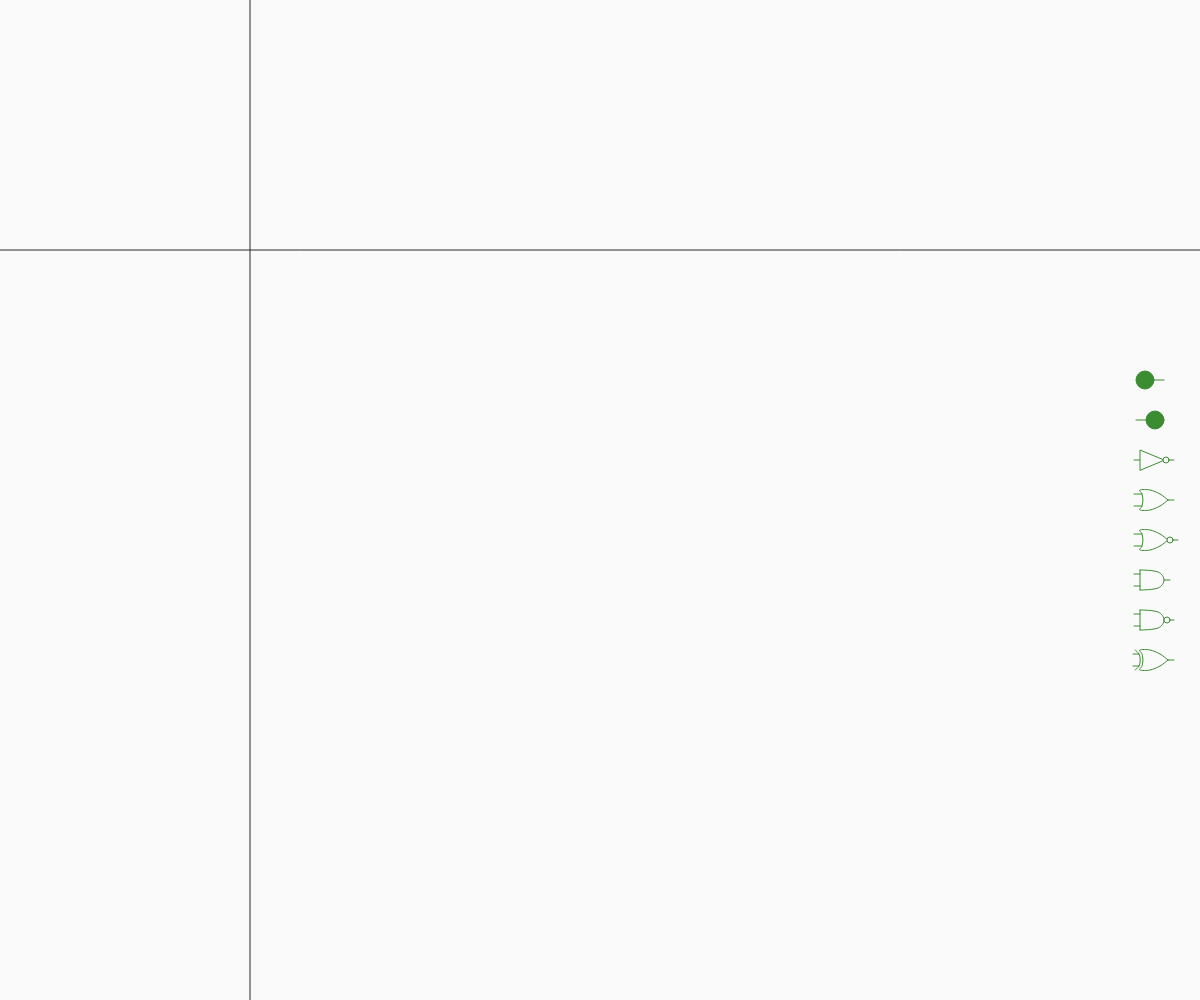
Frame 1 (no input)
Frame 60 (no input): identical to frame 1, image omitted
Frame 120 (the mouse pressed at the canvas centre since frame 60): identical to frame 1, image omitted

The p5.js sketch that drew this single still picture (run headless with seeded random() and noise() and a simulated clock; from frame 60 on, the mouse is pressed at the canvas centre):

// p5.js sketch
// ── sketch.js
let Components = [];
let Connections = [];
let Jumpers = [];
let worldMouse;
let tool;
let toolComponent;
let inNodes = [];
let focusNode = null;
let selectedNode = null;
let focusComponent = null;

function setup() {
  UI.size.x = windowWidth;
  UI.size.y = windowHeight;
  UI.setup();
  this.isImmediateDrawing = false;
  UI.zoom = 3;
  UI.view.x = 250/3;
  UI.view.y = 250/3;
  tool = "free";
  worldMouse = new p5.Vector();
  textSize(3);
}

function drawJumpers(){
  push();
  curveTightness(0.6);
  noFill();
  strokeWeight(0.5);
  for(let i=0; i<Jumpers.length; i++){
    beginShape();
    curveVertex(Jumpers[i][0][0], Jumpers[i][0][1]);
      for(let j=0; j<Jumpers[i].length; j++){
        curveVertex(Jumpers[i][j][0], Jumpers[i][j][1]);
      }
    if(i==Jumpers.length-1 && selectedNode != null){
      curveVertex(worldMouse.x, worldMouse.y);
      curveVertex(worldMouse.x, worldMouse.y);
    }
    else {
      curveVertex(Jumpers[i][Jumpers[i].length-1][0], Jumpers[i][Jumpers[i].length-1][1]);
    }
    endShape();
  }
  curveTightness(0);
  pop();
}
function parseNodes(){
  focusNode = null;
  push();
  strokeWeight(3.5/UI.zoom);
  textSize(15/UI.zoom);
  fill(255);
  for(let i=0; i<Components.length; i++){
    for(let j=0; j<Components[i].inPins.length; j++){
      if((Components[i].inPins[j].x-worldMouse.x)**2+(Components[i].inPins[j].y-worldMouse.y)**2<10){
        focusNode = Components[i].inPins[j];
      }
      text(Components[i].inPins[j].value, Components[i].inPins[j].x-1.5, Components[i].inPins[j].y-0.75);
    }
    for(let j=0; j<Components[i].outPins.length; j++){
      if((Components[i].outPins[j].x-worldMouse.x)**2+(Components[i].outPins[j].y-worldMouse.y)**2<10){
        focusNode = Components[i].outPins[j];
      }
      text(Components[i].outPins[j].value, Components[i].outPins[j].x-1.5, Components[i].outPins[j].y-0.75);
    }
  }
  pop();
}
function draw() {
  background(250);
  push();
  UI.update();
  UI.showAxes();
  UI.screenToCoordsXY(mouseX, mouseY, worldMouse);
  
  focusNode = null;
  focusComponent = null;
  for(let i=0; i<Components.length; i++){
    Components[i].draw();
    if(Components[i].inPins.length == 0){
      if(Components[i].isFocus()){
        focusComponent = Components[i];
      }
    }
    else Components[i].compute();
  }
  drawJumpers();
  
  parseNodes();
  
  if(focusNode != null){
    circle(focusNode.x, focusNode.y, 1.5);
  }
  push();
  noFill();
  strokeWeight(0.5);
  if(selectedNode != null){
    circle(selectedNode.x, selectedNode.y, 2);
  }
  pop();
  
  for(let i=0; i<Connections.length; i++){
    if(!Connections[i][1]) break;
    if(Connections[i][0].type==0){
      Connections[i][0].value = Connections[i][1].value;
    }
    else {
      Connections[i][1].value = Connections[i][0].value;
    }
  }
  
  //Drawing current tool
  if(tool != "free") {
      toolComponent.cx = worldMouse.x;
      toolComponent.cy = worldMouse.y;
      toolComponent.draw();
  }
  pop();
  
  drawToolbar();
}

function keyPressed(){
  if(keyCode==78){
    tool = not;
    toolComponent = new tool(0, 0);
  }
  else if(keyCode==79){
    tool = or;
    toolComponent = new tool(0, 0);
  }
  else if(keyCode==65){
    tool = and;
    toolComponent = new tool(0, 0);
  }
  else if(keyCode==88){
    tool = xor;
    toolComponent = new tool(0, 0);
  }
  else if(keyCode==73){
    tool = inNode;
  }
}
function mousePressed(event){
  if(focusTool != null){
      tool = focusTool;
      toolComponent = new tool(0, 0);
  }
  else if(event.button==0){
    //Placing elements
    if(tool != "free"){
      Components.push(new tool(worldMouse.x, worldMouse.y));
    }
    tool = "free";
    //Setting jumpers
    if(selectedNode != null){
      if(focusNode == null){
        Jumpers.at(-1).push([worldMouse.x, worldMouse.y]);
      }
      else{
        if(focusNode==selectedNode){
          Jumpers.pop();
          Connections.pop();
          selectedNode = null;
          focusNode = null;
        }
        else{
          Jumpers.at(-1).push([focusNode.x, focusNode.y]);
          Connections.at(-1).push(focusNode);
          selectedNode = null;
          focusNode = null;
        }
      }
    }
    if(focusNode != null) {
      selectedNode = focusNode;
      Jumpers.push([[selectedNode.x, selectedNode.y]]);
      Connections.push([selectedNode]);
    }
    if(focusComponent != null){
      focusComponent.act();
    }
  }
}
// ── Elements.js
class node {
  constructor(x, y, type){
    this.x = x;
    this.y = y;
    this.value = 0;
    this.type = type;
  }
}

class not {
  constructor(cx, cy){
    this.cx = cx; this.cy = cy;
    this.inPins = [new node(cx-8, cy, 0)];
    this.outPins = [new node(cx+12, cy, 1)];
  }
  draw(){
    push();
    translate(this.cx, this.cy);
    strokeWeight(0.5);
    line(-8, 0, 12, 0);
    fill(250);
    triangle(-5, 5, -5, -5, 7, 0);
    circle(8, 0, 3);
    pop();
  }
  compute(){
    this.outPins[0].value = int(!this.inPins[0].value);
  }
}
class or {
  constructor(cx, cy){
    this.cx = cx; this.cy = cy;
    this.inPins = [new node(cx-8, cy-3, 0), new node(cx-8, cy+3, 0)];
    this.outPins = [new node(cx+12, cy, 1)];
  }
  draw(){
    push();
    translate(this.cx, this.cy);
    strokeWeight(0.5);
    fill(250);
    beginShape();
    curveVertex(9, 0);
    curveVertex(9, 0);
    curveVertex(5, -3);
    curveVertex(0, -5);
    curveVertex(-5, -5);
    curveVertex(-4, -3);
    curveVertex(-3.55, 0);
    curveVertex(-4, 3);
    curveVertex(-5, 5);
    curveVertex(0, 5);
    curveVertex(5, 3);
    curveVertex(9, 0);
    curveVertex(9, 0);
    endShape();
    line(-8, -3, -4, -3);
    line(-8, 3, -4, 3);
    line(9, 0, 12, 0);
    pop();
  }
  compute(){
    this.outPins[0].value = int(this.inPins[0].value || this.inPins[1].value);
  }
}
class nor {
  constructor(cx, cy){
    this.cx = cx; this.cy = cy;
    this.inPins = [new node(cx-8, cy-3, 0), new node(cx-8, cy+3, 0)];
    this.outPins = [new node(cx+14, cy, 1)];
  }
  draw(){
    push();
    translate(this.cx, this.cy);
    strokeWeight(0.5);
    fill(250);
    beginShape();
    curveVertex(9, 0);
    curveVertex(9, 0);
    curveVertex(5, -3);
    curveVertex(0, -5);
    curveVertex(-5, -5);
    curveVertex(-4, -3);
    curveVertex(-3.55, 0);
    curveVertex(-4, 3);
    curveVertex(-5, 5);
    curveVertex(0, 5);
    curveVertex(5, 3);
    curveVertex(9, 0);
    curveVertex(9, 0);
    endShape();
    line(-8, -3, -4, -3);
    line(-8, 3, -4, 3);
    line(9, 0, 14, 0);
    circle(10, 0, 3);
    pop();
  }
  compute(){
    this.outPins[0].value = int(!(this.inPins[0].value || this.inPins[1].value));
  }
}
class xor {
  constructor(cx, cy){
    this.cx = cx; this.cy = cy;
    this.inPins = [new node(cx-8, cy-3, 0), new node(cx-8, cy+3, 0)];
    this.outPins = [new node(cx+12, cy, 1)];
  }
  draw(){
    push();
    translate(this.cx, this.cy);
    strokeWeight(0.5);
    noFill();
    beginShape();
    curveVertex(-7.5, -4);
    curveVertex(-7.5, -5);
    curveVertex(-5.5, -3);
    curveVertex(-4.9, 0);
    curveVertex(-5.5, 3);
    curveVertex(-7.5, 5);
    curveVertex(-7.5, 4);
    endShape();
    fill(250);
    beginShape();
    curveVertex(9, 0);
    curveVertex(9, 0);
    curveVertex(5, -3);
    curveVertex(0, -5);
    curveVertex(-5, -5);
    curveVertex(-4, -3);
    curveVertex(-3.55, 0);
    curveVertex(-4, 3);
    curveVertex(-5, 5);
    curveVertex(0, 5);
    curveVertex(5, 3);
    curveVertex(9, 0);
    curveVertex(9, 0);
    endShape();
    line(-8.5, -3, -5.5, -3);
    line(-8.5, 3, -5.5, 3);
    line(9, 0, 12, 0);
    pop();
  }
  compute(){
    this.outPins[0].value = int(this.inPins[0].value ^ this.inPins[1].value);
  }
}
class and {
  constructor(cx, cy){
    this.cx = cx; this.cy = cy;
    this.inPins = [new node(cx-8, cy-3, 0), new node(cx-8, cy+3, 0)];
    this.outPins = [new node(cx+10, cy, 1)];
  }
  draw(){
    push();
    translate(this.cx, this.cy);
    strokeWeight(0.5);
    fill(250);
    beginShape();
    curveVertex(-6, -4);
    curveVertex(-5, -5);
    curveVertex(4, -4);
    curveVertex(7, 0);
    curveVertex(4, 4);
    curveVertex(-5, 5);
    curveVertex(-6, 4);
    endShape();
    line(-5, -5, -5, 5);
    line(-8, -3, -5, -3);
    line(-8, 3, -5, 3);
    line(7, 0, 10, 0);
    pop();
  }
  compute(){
    this.outPins[0].value = int(this.inPins[0].value && this.inPins[1].value);
  }
}
class nand {
  constructor(cx, cy){
    this.cx = cx; this.cy = cy;
    this.inPins = [new node(cx-8, cy-3, 0), new node(cx-8, cy+3, 0)];
    this.outPins = [new node(cx+12, cy, 1)];
  }
  draw(){
    push();
    translate(this.cx, this.cy);
    strokeWeight(0.5);
    fill(250);
    beginShape();
    curveVertex(-6, -4);
    curveVertex(-5, -5);
    curveVertex(4, -4);
    curveVertex(7, 0);
    curveVertex(4, 4);
    curveVertex(-5, 5);
    curveVertex(-6, 4);
    endShape();
    line(-5, -5, -5, 5);
    line(-8, -3, -5, -3);
    line(-8, 3, -5, 3);
    line(7, 0, 12, 0);
    circle(8.5, 0, 3);
    pop();
  }
  compute(){
    this.outPins[0].value = int(!(this.inPins[0].value && this.inPins[1].value));
  }
}

class inNode {
  constructor(cx, cy){
    this.cx = cx; this.cy = cy;
    this.inPins = [];
    this.outPins = [new node(cx+7, cy, 1)];
  }
  draw(){
    push();
    translate(this.cx, this.cy);
    if(this.outPins[0].value) fill(40);
    else fill(250);
    stroke(40);
    strokeWeight(1);
    circle(-5, 0, 7);
    line(-1.5, 0, 7, 0);
    pop();
  }
  isFocus(){
    if((this.cx - 5 - worldMouse.x)**2+(this.cy - worldMouse.y)**2<16){
      noFill();
      circle(this.cx - 5, this.cy, 10);
      fill(40);
      return true; 
    }
    return false;
  }
  act(){
    this.outPins[0].value = int(!this.outPins[0].value);
  }
}
class outNode {
  constructor(cx, cy){
    this.cx = cx; this.cy = cy;
    this.inPins = [new node(cx-7, cy, 0)];
    this.outPins = [];
  }
  draw(){
    push();
    translate(this.cx, this.cy);
    if(this.inPins[0].value) fill(40);
    else fill(250);
    stroke(40);
    strokeWeight(1);
    circle(5, 0, 7);
    line(-7, 0, 1.5, 0);
    pop();
  }
  compute(){
    
  }
}
// ── UI.js
let dt;
let focusTool;

const UI = {
  //Parameters
  view: new p5.Vector(250, 250),
  origin: new p5.Vector(250, 250),
  size: new p5.Vector(500, 500),
  frameRate: 100,
  bg_color: 250,
  font: "Roboto Mono",
  clearflags: true,
  tx: 0,
  ty: 0,
  zoom: 1,
  scrollDelta: new p5.Vector(0, 0),
  isStatic: false,
  time: 0,

  setup() {
    createCanvas(this.size.x, this.size.y);
    this.origin.x = this.size.x/2;
    this.origin.y = this.size.y/2;
    frameRate(this.frameRate);
    background(this.bg_color);
    textFont(this.font);
    dt = 1/this.frameRate;
    stroke(40);
    fill(40);
  },

  update() {
    this.time += dt;
    this.origin.x = this.view.x + this.tx / this.zoom;
    this.origin.y = this.view.y + this.ty / this.zoom;
    scale(this.zoom);
    translate(
      this.view.x + this.tx / this.zoom,
      this.view.y + this.ty / this.zoom
    );
  },

  showAxes() {
    if(this.clearflags == false) { return; }
    push();
    stroke(40, 40, 40);
    strokeWeight(1 / this.zoom);
    line(-this.origin.x, 0, this.size.x / this.zoom - this.origin.x, 0);
    line(0, -this.origin.y, 0, this.size.y / this.zoom - this.origin.y);
    pop();
  },
  
  showFrameRate(){
    if(this.clearflags == false) { return; }
    push();
    translate(-this.origin.x, -this.origin.y);
    scale(1/this.zoom);
    textSize(20);
    strokeWeight(0.25);
    text(floor(frameRate()), 
         this.size.x-50, 
         30);
    pop();
  },

  screenToCoords(vec) {
    let vecr = vec.copy();
    vecr.x = vecr.x / this.zoom - this.origin.x;
    vecr.y = vecr.y / this.zoom - this.origin.y;
    return vecr;
  },
  
  screenToCoordsXY(x, y, vecr) {
    vecr.x = x;
    vecr.y = y;
    vecr.x = x / this.zoom - this.origin.x;
    vecr.y = y / this.zoom - this.origin.y;
  }
};

function mouseWheel() {
  s = -event.deltaY > 0 ? 1.05 : 0.95;
  UI.zoom *= s;
  UI.tx = mouseX * (1 - s) + UI.tx * s;
  UI.ty = mouseY * (1 - s) + UI.ty * s;
  return false;
}

function mouseDragged() {
  if (mouseButton == LEFT && UI.isStatic == false) {
    UI.view.x += (winMouseX - pwinMouseX) / UI.zoom;
    UI.view.y += (winMouseY - pwinMouseY) / UI.zoom;
  }
}

function drawNotGate(cx, cy, color = [60, 140, 50], s=2){
  push();
  translate(cx, cy);
  scale(s);
  stroke(color);
  strokeWeight(0.5);
  line(-8, 0, 12, 0);
  fill(250);
  triangle(-5, 5, -5, -5, 7, 0);
  circle(8, 0, 3);
  pop();
}

function drawOrGate(cx, cy, color = [60, 140, 50], s=2){
  push();
  translate(cx, cy);
  scale(s);
  stroke(color);
  strokeWeight(0.5);
  fill(250);
  beginShape();
  curveVertex(9, 0);
  curveVertex(9, 0);
  curveVertex(5, -3);
  curveVertex(0, -5);
  curveVertex(-5, -5);
  curveVertex(-4, -3);
  curveVertex(-3.55, 0);
  curveVertex(-4, 3);
  curveVertex(-5, 5);
  curveVertex(0, 5);
  curveVertex(5, 3);
  curveVertex(9, 0);
  curveVertex(9, 0);
  endShape();
  line(-8, -3, -4, -3);
  line(-8, 3, -4, 3);
  line(9, 0, 12, 0);
  pop();
}

function drawNorGate(cx, cy, color = [60, 140, 50], s=2){
  push();
  translate(cx, cy);
  scale(s);
  stroke(color);
  strokeWeight(0.5);
  fill(250);
  beginShape();
  curveVertex(9, 0);
  curveVertex(9, 0);
  curveVertex(5, -3);
  curveVertex(0, -5);
  curveVertex(-5, -5);
  curveVertex(-4, -3);
  curveVertex(-3.55, 0);
  curveVertex(-4, 3);
  curveVertex(-5, 5);
  curveVertex(0, 5);
  curveVertex(5, 3);
  curveVertex(9, 0);
  curveVertex(9, 0);
  endShape();
  line(-8, -3, -4, -3);
  line(-8, 3, -4, 3);
  line(9, 0, 14, 0);
  circle(10, 0, 3);
  pop();
}

function drawXorGate(cx, cy, color = [60, 140, 50], s=2){
  push();
  translate(cx, cy);
  scale(s);
  stroke(color);
  strokeWeight(0.5);
  noFill();
  beginShape();
  curveVertex(-7.5, -4);
  curveVertex(-7.5, -5);
  curveVertex(-5.5, -3);
  curveVertex(-4.9, 0);
  curveVertex(-5.5, 3);
  curveVertex(-7.5, 5);
  curveVertex(-7.5, 4);
  endShape();
  fill(250);
  beginShape();
  curveVertex(9, 0);
  curveVertex(9, 0);
  curveVertex(5, -3);
  curveVertex(0, -5);
  curveVertex(-5, -5);
  curveVertex(-4, -3);
  curveVertex(-3.55, 0);
  curveVertex(-4, 3);
  curveVertex(-5, 5);
  curveVertex(0, 5);
  curveVertex(5, 3);
  curveVertex(9, 0);
  curveVertex(9, 0);
  endShape();
  line(-8.5, -3, -5.5, -3);
  line(-8.5, 3, -5.5, 3);
  line(9, 0, 12, 0);
  pop();
}

function drawAndGate(cx, cy, color = [60, 140, 50], s=2){
  push();
  translate(cx, cy);
  scale(s);
  stroke(color);
  strokeWeight(0.5);
  fill(250);
  beginShape();
  curveVertex(-6, -4);
  curveVertex(-5, -5);
  curveVertex(4, -4);
  curveVertex(7, 0);
  curveVertex(4, 4);
  curveVertex(-5, 5);
  curveVertex(-6, 4);
  endShape();
  line(-5, -5, -5, 5);
  line(-8, -3, -5, -3);
  line(-8, 3, -5, 3);
  line(7, 0, 10, 0);
  pop();
}

function drawNandGate(cx, cy, color = [60, 140, 50], s=2){
  push();
  translate(cx, cy);
  scale(s);
  stroke(color);
  strokeWeight(0.5);
  fill(250);
  beginShape();
  curveVertex(-6, -4);
  curveVertex(-5, -5);
  curveVertex(4, -4);
  curveVertex(7, 0);
  curveVertex(4, 4);
  curveVertex(-5, 5);
  curveVertex(-6, 4);
  endShape();
  line(-5, -5, -5, 5);
  line(-8, -3, -5, -3);
  line(-8, 3, -5, 3);
  line(7, 0, 12, 0);
  circle(8.5, 0, 3);
  pop();
}

function drawToolbar(cx = 0, cy = 0){
  let tx = UI.size.x - 50 + cx, ty = UI.size.y/2 - cy - 120;
  focusTool = null;
  
  if((tx - mouseX)**2 + (ty - mouseY)**2 < 225) 
  {
    focusTool = inNode;
    push();
    translate(tx, ty);
    circle(-5, 0, 18);
    line(4, 0, 14, 0);
    pop();
  }
  else {
    push();
    translate(tx, ty);
    stroke(60, 140, 50);
    fill(60, 140, 50);
    circle(-5, 0, 18);
    line(4, 0, 14, 0);
    pop();
  }
  
  ty += 40;
  if((tx - mouseX)**2 + (ty - mouseY)**2 < 225) 
  {
    focusTool = outNode;
    push();
    translate(tx, ty);
    circle(5, 0, 18);
    line(-14, 0, 5, 0);
    pop();
  }
  else {
    push();
    translate(tx, ty);
    stroke(60, 140, 50);
    fill(60, 140, 50);
    circle(5, 0, 18);
    line(-14, 0, 5, 0);
    pop();
  }
  
  ty += 40;
  if((tx - mouseX)**2 + (ty - mouseY)**2 < 225) 
  {
    focusTool = not;
    drawNotGate(tx, ty, 40);
  }
  else drawNotGate(tx, ty);
  
  ty += 40;
  if((tx - mouseX)**2 + (ty - mouseY)**2 < 225) {
    focusTool = or;
    drawOrGate(tx, ty, 40);
  }
  else drawOrGate(tx, ty);
  
  ty += 40;
  if((tx - mouseX)**2 + (ty - mouseY)**2 < 225) {
    focusTool = nor;
    drawNorGate(tx, ty, 40);
  }
  else drawNorGate(tx, ty);
  
  ty += 40;
  if((tx - mouseX)**2 + (ty - mouseY)**2 < 225) {
    focusTool = and;
    drawAndGate(tx, ty, 40);
  }
  else drawAndGate(tx, ty);
  
  ty += 40;
  if((tx - mouseX)**2 + (ty - mouseY)**2 < 225) {
    focusTool = nand;
    drawNandGate(tx, ty, 40);
  }
  else drawNandGate(tx, ty);
  
  ty += 40;
  if((tx - mouseX)**2 + (ty - mouseY)**2 < 225) {
    focusTool = xor;
    drawXorGate(tx, ty, 40);
  }
  else drawXorGate(tx, ty);
}


// ── style.css
html, body {
  margin: 0;
  padding: 0;
  font: sans-serif;
}
canvas {
  display: block;
}
